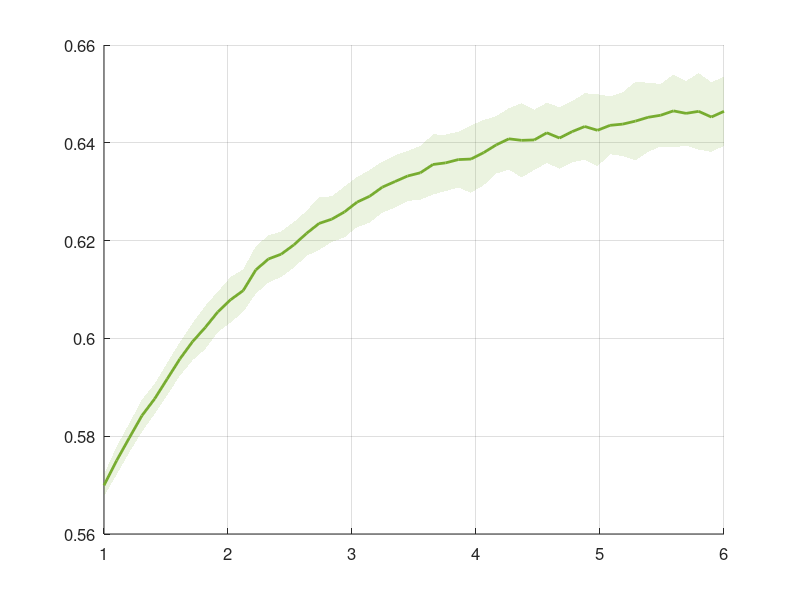

This chart was generated by the following MATLAB code: (Note: this script raises an error after producing the figure.)
%% ============================================================
% PART 1C: DEVELOPMENTAL SENSITIVITY ANALYSIS 
% ============================================================
clear; clc; close all;

% --- Publication Aesthetics ---
set(groot, 'defaultFigureColor', 'w');
set(groot, 'defaultAxesFontSize', 12);
set(groot, 'defaultLineLineWidth', 2.0);

%% ============================================================
% 1. PARAMETERS & INITIALIZATION
% ============================================================
w1 = 0.139;          % Visual / Digital Media Weight
w2 = 0.861;          % Social Consensus Weight
alpha_lab = 0.157;   % Raw Adult Baseline from EEG optimization

% --- NEW: Timescale Translation ---
epsilon = 0.01;                 % Long-term scaling factor (1/100)
alpha_adult = alpha_lab * epsilon; % Realistic real-world susceptibility

N_agents = 100;      % Population size for variance
T_steps  = 400;      % Simulation length
B_init   = 0.5;      % Neutral starting belief

% The Independent Variables
gamma_sweep = linspace(1.0, 6.0, 50); % Sweep from Adult(1x) to highly plastic Child(6x)
pA_levels   = [0.65, 0.80, 0.95];     % Mild, Moderate, and Severe Echo Chambers
pA_labels   = {'Mild (p_A = 0.65)', 'Moderate (p_A = 0.80)', 'Severe (p_A = 0.95)'};

% Data Storage
eq_means = zeros(length(pA_levels), length(gamma_sweep));
eq_stds  = zeros(length(pA_levels), length(gamma_sweep));
vol_means = zeros(length(pA_levels), length(gamma_sweep));

rng(42); 

%% ============================================================
% 2. RUN SENSITIVITY SWEEP
% ============================================================
for i = 1:length(pA_levels)
    pA = pA_levels(i);
    
    for j = 1:length(gamma_sweep)
        gamma = gamma_sweep(j);
        alpha_current = min(1.0, alpha_adult * gamma);
        
        B_agents = B_init * ones(N_agents, 1);
        vol_track = zeros(N_agents, T_steps);
        
        for t = 1:T_steps
            % Environment Generation
            photo_t = double(rand(N_agents, 1) < pA);
            social_t = max(0, min(1, pA + randn(N_agents, 1) * 0.1));
            E_t = (w1 * photo_t) + (w2 * social_t);
            
            % Update Rule
            dB = alpha_current .* (E_t - B_agents);
            B_agents = B_agents + dB;
            
            vol_track(:, t) = abs(dB);
        end
        
        % Store statistics from the final 50 steps (Equilibrium)
        eq_means(i, j) = mean(B_agents);
        eq_stds(i, j)  = std(B_agents);
        vol_means(i, j) = mean(vol_track(:, end-50:end), 'all');
    end
end

%% ============================================================
% 3. VISUALIZATION PACKAGE
% ============================================================
% High-contrast color palette for the 3 bias levels
C_lines = [0.4660, 0.6740, 0.1880;  % Mild (Green)
           0.0000, 0.4470, 0.7410;  % Mod (Blue)
           0.8500, 0.3250, 0.0980]; % Severe (Red)

%% --- FIGURE 1: SENSITIVITY CURVE (ENTRENCHMENT vs GAMMA) ---
figure('Position', [100, 100, 700, 500]); hold on; grid on;

for i = 1:length(pA_levels)
    mu = eq_means(i, :);
    sig = eq_stds(i, :);
    
    % Shaded Variance 
    fill([gamma_sweep, fliplr(gamma_sweep)], ...
         [mu + sig, fliplr(mu - sig)], ...
         C_lines(i,:), 'FaceAlpha', 0.15, 'EdgeColor', 'none', 'HandleVisibility', 'off');
    
    % Mean Line
    plot(gamma_sweep, mu, 'Color', C_lines(i,:), 'DisplayName', pA_labels{i});
    
    % Asymptote target line (Theoretical maximum bias)
    yline(pA_levels(i), '--', 'Color', C_lines(i,:), 'LineWidth', 1, 'HandleVisibility', 'off');
end

% Formatting
xlabel('Developmental Plasticity Scale ($\gamma$)', 'Interpreter', 'latex', 'FontWeight', 'bold');
ylabel('Final Entrenched Belief ($B_{eq}$)', 'Interpreter', 'latex', 'FontWeight', 'bold');
title('Sensitivity of Polarization to Neurodevelopmental Stage', 'FontSize', 15);
legend('Location', 'northwest', 'Box', 'off');

% Annotations to highlight the "Troublesome" leap
xline(1.0, 'k:', 'LineWidth', 1.5, 'HandleVisibility', 'off');
text(1.05, 0.55, 'Adult Baseline ($\gamma=1$)', 'Interpreter', 'latex', 'Rotation', 90);

xlim([1.0 6.0]);
set(gca, 'Box', 'off', 'TickDir', 'out');

%% --- FIGURE 2: COGNITIVE VOLATILITY (NOISE vs GAMMA) ---
figure('Position', [150, 150, 700, 500]); hold on; grid on;

for i = 1:length(pA_levels)
    plot(gamma_sweep, vol_means(i, :), 'Color', C_lines(i,:), 'DisplayName', pA_labels{i});
end

xlabel('Developmental Plasticity Scale ($\gamma$)', 'Interpreter', 'latex', 'FontWeight', 'bold');
ylabel('Mean Cognitive Volatility ($|dB|$)', 'Interpreter', 'latex', 'FontWeight', 'bold');
title('Susceptibility to Algorithmic Noise vs. Plasticity', 'FontSize', 15);
legend('Location', 'northwest', 'Box', 'off');

xline(1.0, 'k:', 'LineWidth', 1.5, 'HandleVisibility', 'off');
xlim([1.0 6.0]);
set(gca, 'Box', 'off', 'TickDir', 'out');

%% --- FIGURE 3: THE "SNAP" EFFECT (TIME SERIES AT GAMMA=4.0) ---
% This figure isolates one scenario to explicitly show WHY the child is troublesome
gamma_target = 4.0;
pA_target = 0.85; 
alpha_ch_target = min(1.0, alpha_adult * gamma_target);

B_ad = B_init * ones(N_agents, 1); B_ch = B_init * ones(N_agents, 1);
B_ad_hist = zeros(N_agents, 150); B_ch_hist = zeros(N_agents, 150);

for t = 1:150
    photo_t = double(rand(N_agents, 1) < pA_target);
    social_t = max(0, min(1, pA_target + randn(N_agents, 1) * 0.1));
    E_t = (w1 * photo_t) + (w2 * social_t);
    
    B_ad = B_ad + alpha_adult .* (E_t - B_ad);
    B_ch = B_ch + alpha_ch_target .* (E_t - B_ch);
    
    B_ad_hist(:, t) = B_ad; B_ch_hist(:, t) = B_ch;
end

figure('Position', [200, 200, 700, 450]); hold on; grid on;
plot(1:150, mean(B_ad_hist), 'Color', [0.3 0.3 0.3], 'LineWidth', 2, 'DisplayName', 'Adult (\gamma=1)');
plot(1:150, mean(B_ch_hist), 'Color', [0.85 0.33 0.10], 'LineWidth', 2, 'DisplayName', 'Child (\gamma=4)');
yline(pA_target, 'k--', 'DisplayName', 'Algorithmic Goal (p_A=0.85)');

xlabel('Algorithmic Exposures ($t$)', 'Interpreter', 'latex');
ylabel('Mean Belief State ($B_t$)', 'Interpreter', 'latex');
title('The Entrenchment Snap: Adult vs. Highly Plastic Child', 'FontSize', 15);
legend('Location', 'southeast', 'Box', 'off');
ylim([0.4 1.0]); xlim([1 150]);
set(gca, 'Box', 'off', 'TickDir', 'out');

%% ============================================================
% 4. RUN CONVERGENCE SWEEP
% ============================================================
for i = 1:length(gamma_sweep)
    gamma = gamma_sweep(i);
    alpha_current = min(1.0, alpha_adult * gamma);
    
    B_agents = B_init * ones(N_agents, 1);
    crossed_threshold_at = T_max; 
    
    for t = 1:T_max
        photo_t = double(rand(N_agents, 1) < pA_target);
        social_t = max(0, min(1, pA_target + randn(N_agents, 1) * 0.1));
        E_t = (w1 * photo_t) + (w2 * social_t);
        
        B_agents = B_agents + alpha_current .* (E_t - B_agents);
        
        if mean(B_agents) >= B_threshold
            crossed_threshold_at = t;
            break; 
        end
    end
    time_to_entrench(i) = crossed_threshold_at;
end

%% ============================================================
% 5. CALCULATE THE "TIPPING POINT" (Kneedle Algorithm)
% ============================================================
% To find the elbow of an L-shaped decay curve, normalize the axes 
% to [0,1] and find the point furthest from the straight line connecting 
% the first and last points of the curve.

g_norm = (gamma_sweep - min(gamma_sweep)) / (max(gamma_sweep) - min(gamma_sweep));
t_norm = (time_to_entrench - min(time_to_entrench)) / (max(time_to_entrench) - min(time_to_entrench));

p1 = [g_norm(1), t_norm(1)];
p2 = [g_norm(end), t_norm(end)];
dist = zeros(size(g_norm));

for k = 1:length(g_norm)
    p0 = [g_norm(k), t_norm(k)];
    % Perpendicular distance from point p0 to line p1-p2
    dist(k) = abs((p2(1)-p1(1))*(p1(2)-p0(2)) - (p1(1)-p0(1))*(p2(2)-p1(2))) / norm(p2-p1);
end

[~, knee_idx] = max(dist);
gamma_tipping = gamma_sweep(knee_idx);
t_tipping = time_to_entrench(knee_idx);

fprintf('--- ANALYSIS COMPLETE ---\n');
fprintf('Adult Baseline (Gamma=1.0): %d exposures\n', time_to_entrench(1));
fprintf('Calculated Tipping Point (Gamma=%.2f): %d exposures\n', gamma_tipping, t_tipping);

%% ============================================================
% 6. VISUALIZATION 
% ============================================================
C_adult = [0.12 0.35 0.60]; % Deep Blue
C_tip   = [0.85 0.20 0.20]; % Crimson Red for the tipping point

figure('Position', [150, 150, 800, 500]); hold on; grid on;

% 1. Plot the Vulnerability Zone background shading
fill([gamma_tipping, max(gamma_sweep), max(gamma_sweep), gamma_tipping], ...
     [0, 0, max(time_to_entrench), max(time_to_entrench)], ...
     [0.95 0.85 0.85], 'EdgeColor', 'none', 'HandleVisibility', 'off');

% 2. Plot the main decay curve
plot(gamma_sweep, time_to_entrench, 'Color', [0.3 0.3 0.3], 'LineWidth', 3, 'DisplayName', 'Exposure Requirement');

% 3. Highlight the Adult Baseline
scatter(1.0, time_to_entrench(1), 120, C_adult, 'filled', 'MarkerEdgeColor', 'k', 'DisplayName', 'Adult Baseline (\gamma=1)');

% 4. Highlight the Tipping Point
scatter(gamma_tipping, t_tipping, 150, C_tip, 'filled', 'MarkerEdgeColor', 'k', 'DisplayName', sprintf('Tipping Point (\\gamma=%.2f)', gamma_tipping));

% Draw lines for Adult
plot([1.0 1.0], [0 time_to_entrench(1)], ':', 'Color', C_adult, 'HandleVisibility', 'off');
plot([0 1.0], [time_to_entrench(1) time_to_entrench(1)], ':', 'Color', C_adult, 'HandleVisibility', 'off');

% Draw lines for Tipping Point
plot([gamma_tipping gamma_tipping], [0 t_tipping], '--', 'Color', C_tip, 'HandleVisibility', 'off');
plot([0 gamma_tipping], [t_tipping t_tipping], '--', 'Color', C_tip, 'HandleVisibility', 'off');

% Annotations
text(1.2, time_to_entrench(1), sprintf(' t = %d exposures', time_to_entrench(1)), 'Color', C_adult, 'FontWeight', 'bold');
text(gamma_tipping + 0.2, t_tipping + 100, sprintf(' Critical Drop\n t = %d exposures', t_tipping), 'Color', C_tip, 'FontWeight', 'bold');
text((gamma_tipping + max(gamma_sweep))/2, max(time_to_entrench)*0.8, 'VULNERABILITY ZONE', 'Color', [0.6 0.2 0.2], 'FontSize', 16, 'FontWeight', 'bold', 'HorizontalAlignment', 'center');

% Formatting
xlabel('Developmental Plasticity Scale ($\gamma$)', 'Interpreter', 'latex', 'FontWeight', 'bold');
ylabel('Exposures Required to Entrench ($t$)', 'Interpreter', 'latex', 'FontWeight', 'bold');
title(sprintf('Time-to-Entrenchment (Reaching %d%% of Target Bias)', threshold_pct*100), 'FontSize', 15);
legend('Location', 'northeast', 'Box', 'off');

xlim([1.0 max(gamma_sweep)]);
ylim([0 max(time_to_entrench) * 1.1]);
set(gca, 'Box', 'off', 'TickDir', 'out');
